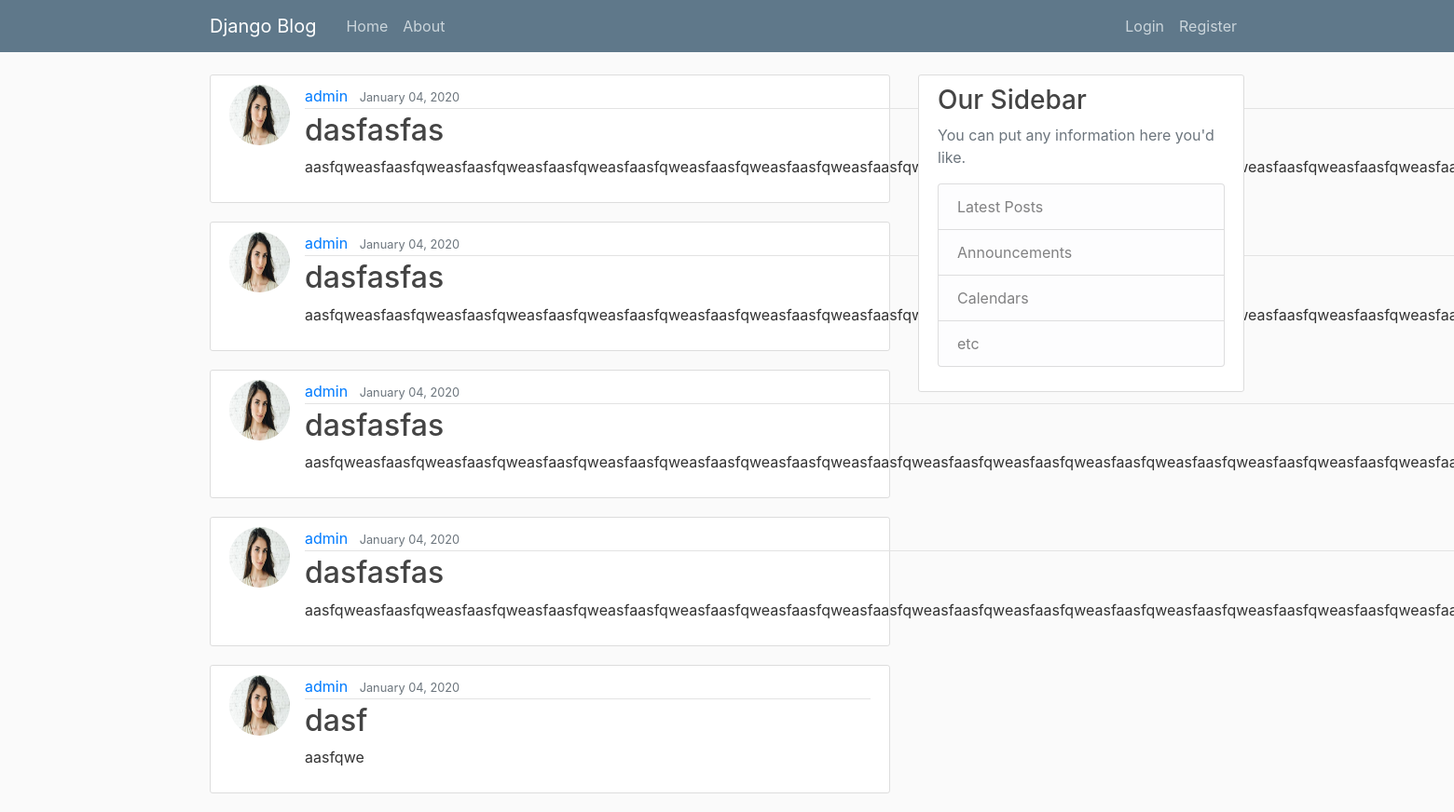
Before: / with the older database file.
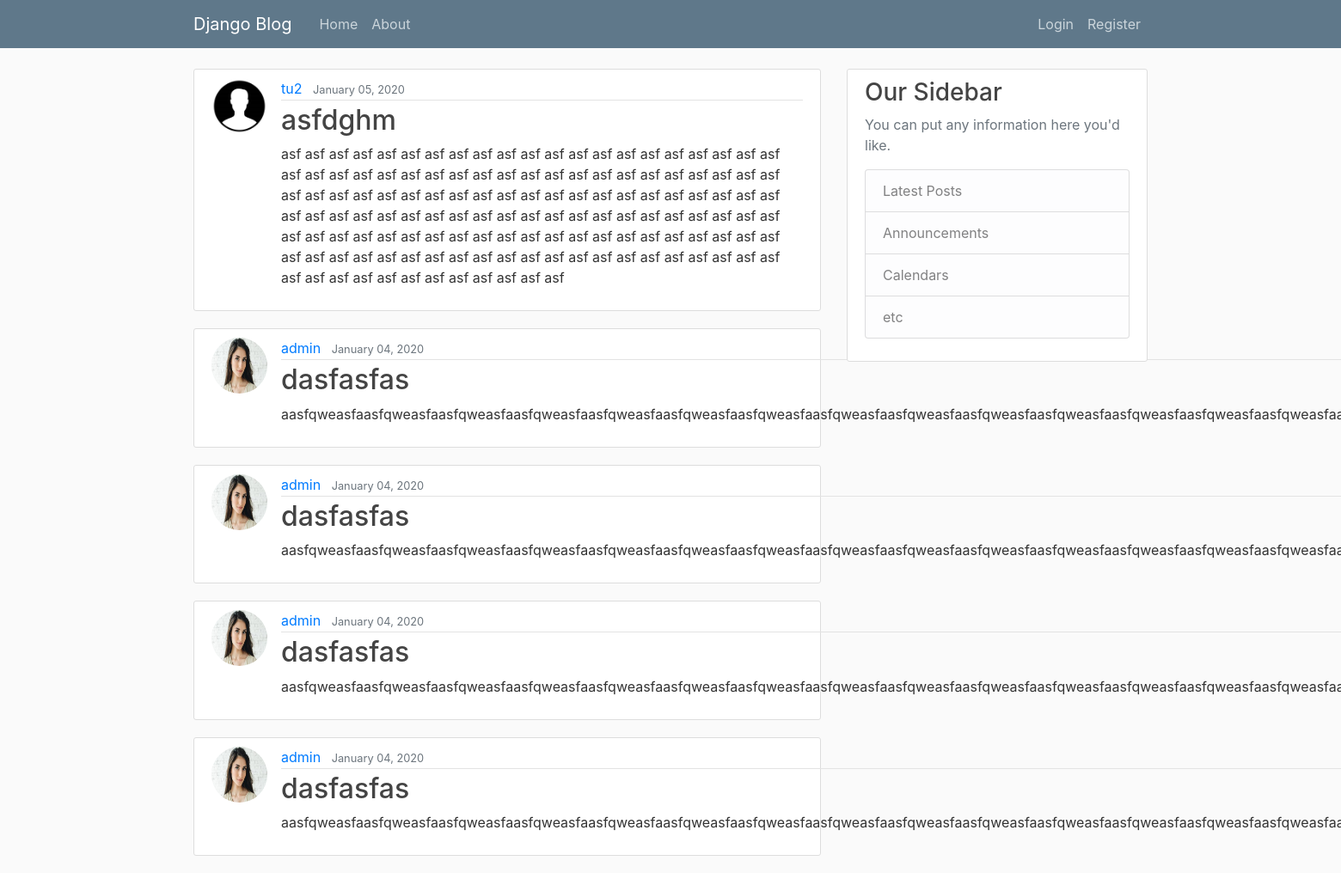
After: the same page with the newer database file.
### blog/models.py (models this page shows, shortened)
class Post(models.Model):
    title = models.CharField(max_length=100)
    content = models.TextField()
    date_posted = models.DateTimeField(default=timezone.now)
    author = models.ForeignKey(User, on_delete=models.CASCADE)

### users/models.py (models this page shows, shortened)
class Profile(models.Model):
    user = models.OneToOneField(User, on_delete=models.CASCADE)
    image = models.ImageField(default='default.jpg', upload_to='profile_pics')

### blog/views.py (the view)
# urls.py: path('', PostListView.as_view(), name='blog-home'),
class PostListView(ListView):
    model = Post
    template_name = 'blog/home.html' # <app>/<model>_<viewtype>.html
    context_object_name = 'posts'
    ordering = ['-date_posted']
    paginate_by = 5

### blog/templates/blog/home.html
{% extends "blog/base.html"%}
{%block content%}
    {% for post in posts %}
        <article class="media content-section">
            <img class="rounded-circle article-img" src="{{ post.author.profile.image.url }}" >
            <div class="media-body">
            <div class="article-metadata">
                <a class="mr-2" href="#">{{ post.author }}</a>
                <small class="text-muted">{{ post.date_posted|date:"F d, Y" }}</small>
            </div>
            <h2><a class="article-title" href="{% url 'post-detail' post.id %}">{{ post.title }}</a></h2>
            <p class="article-content">{{ post.content }}</p>
            </div>
        </article>
    {% endfor %}
{%endblock content%}

### blog/templates/blog/base.html (shortened to what this page needs)
{% load static %}
<!DOCTYPE html>
<html lang="en">
<head>
    <link rel="stylesheet" href="https://stackpath.bootstrapcdn.com/bootstrap/4.4.1/css/bootstrap.min.css">
    <link rel="stylesheet" type="text/css" href="{% static 'blog/main.css' %}">
</head>
<body>
    <header class="site-header">
        <nav class="navbar navbar-expand-md navbar-dark bg-steel fixed-top">
          <div class="container">
            <a class="navbar-brand mr-4" href="{% url 'blog-home'%}">Django Blog</a>
            <div class="collapse navbar-collapse" id="navbarToggle">
              <div class="navbar-nav mr-auto">
                <a class="nav-item nav-link" href="{% url 'blog-home'%}">Home</a>
                <a class="nav-item nav-link" href="{% url 'blog-about'%}">About</a>
              </div>
              <div class="navbar-nav">
                {% if user.is_authenticated %}
                  <a class="nav-item nav-link" href="{% url 'post-create'%}">New Post</a>
                  <a class="nav-item nav-link" href="{% url 'profile'%}">Profile</a>
                  <a class="nav-item nav-link" href="{% url 'logout'%}">Logout</a>
                {% else %}
                  <a class="nav-item nav-link" href="{% url 'login'%}">Login</a>
                  <a class="nav-item nav-link" href="{% url 'register'%}">Register</a>
                {% endif %}
              </div>
            </div>
          </div>
        </nav>
    </header>
    <main role="main" class="container">
        <div class="row">
            <div class="col-md-8">
            {% block content %}{% endblock %}
            </div>
            <div class="col-md-4">
            <div class="content-section">
                <h3>Our Sidebar</h3>
                <p class='text-muted'>You can put any information here you'd like.
                <ul class="list-group">
                    <li class="list-group-item list-group-item-light">Latest Posts</li>
                    <li class="list-group-item list-group-item-light">Announcements</li>
                    <li class="list-group-item list-group-item-light">Calendars</li>
                    <li class="list-group-item list-group-item-light">etc</li>
                </ul>
                </p>
            </div>
            </div>
        </div>
    </main>
</body>
</html>

### blog/static/blog/main.css (style rules this page uses)
body { background: #fafafa; color: #333333; margin-top: 5rem; }
h1, h2, h3, h4, h5, h6 { color: #444444; }
ul { margin: 0; }
.bg-steel { background-color: #5f788a; }
.site-header .navbar-nav .nav-link { color: #cbd5db; }
.content-section { background: #ffffff; padding: 10px 20px; border: 1px solid #dddddd; border-radius: 3px; margin-bottom: 20px; }
.article-title { color: #444444; }
.article-content { white-space: pre-line; }
.article-img { height: 65px; width: 65px; margin-right: 16px; }
.article-metadata { padding-bottom: 1px; margin-bottom: 4px; border-bottom: 1px solid #e3e3e3 }

Changed rows visible on the page:
no longer on this page (row unchanged): Post: author.profile.image (picture), author "admin", date_posted "January 04, 2020", title "dasf", content "aasfqwe"
added Post: author.profile.image (placeholder picture), author "tu2", date_posted "January 05, 2020", title "asfdghm", content "asf asf asf asf asf asf asf asf asf asf asf asf asf asf asf asf asf asf asf asf asf asf asf asf asf asf asf asf asf asf asf asf asf asf asf asf asf asf asf asf asf asf asf asf asf asf asf asf asf asf asf asf asf asf asf asf asf asf asf asf asf asf asf asf asf asf asf asf asf asf asf asf asf asf asf asf asf asf asf asf asf asf asf asf asf asf asf asf asf asf asf asf asf asf asf asf asf asf asf asf asf asf asf asf asf asf asf asf asf asf asf asf asf asf asf asf asf asf asf asf asf asf asf asf asf asf asf asf asf asf asf asf asf asf asf asf asf asf"
